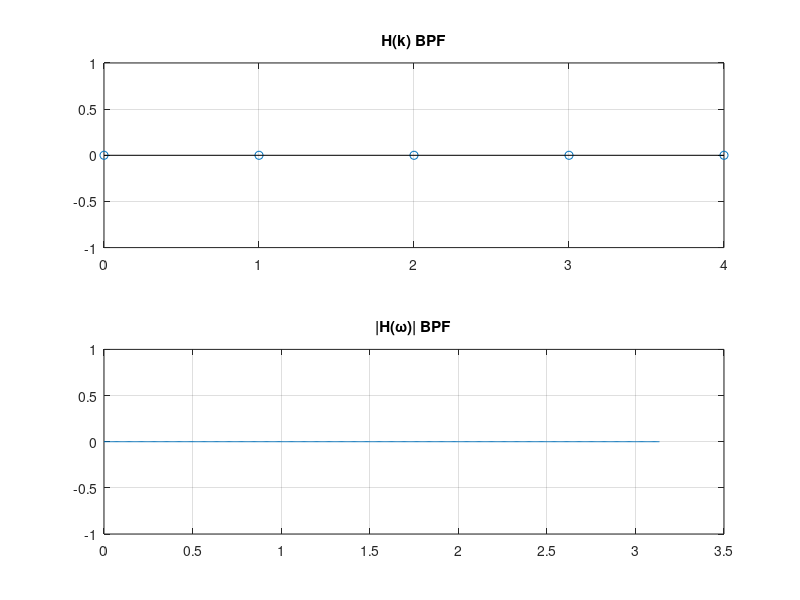
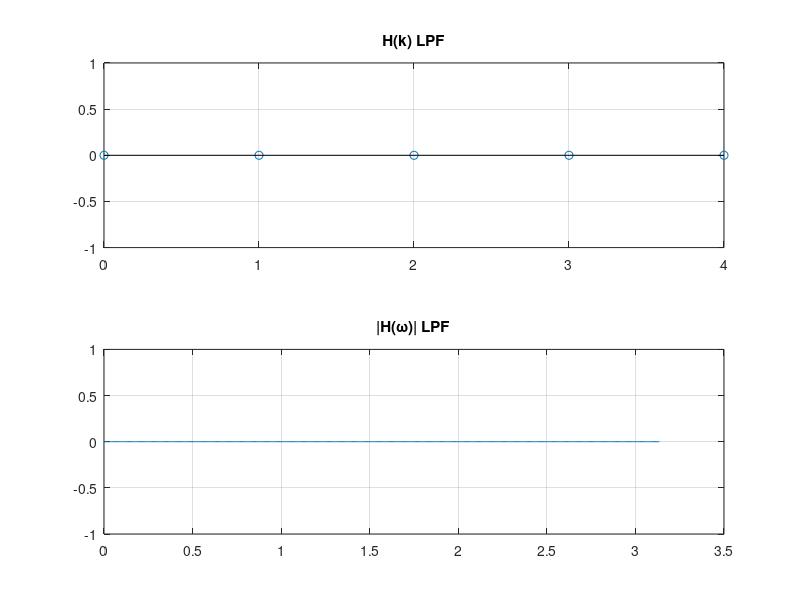
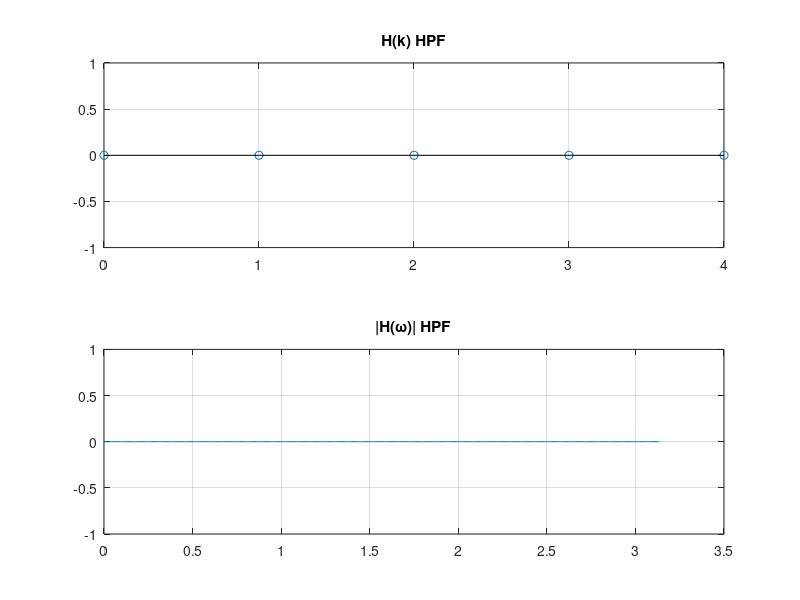
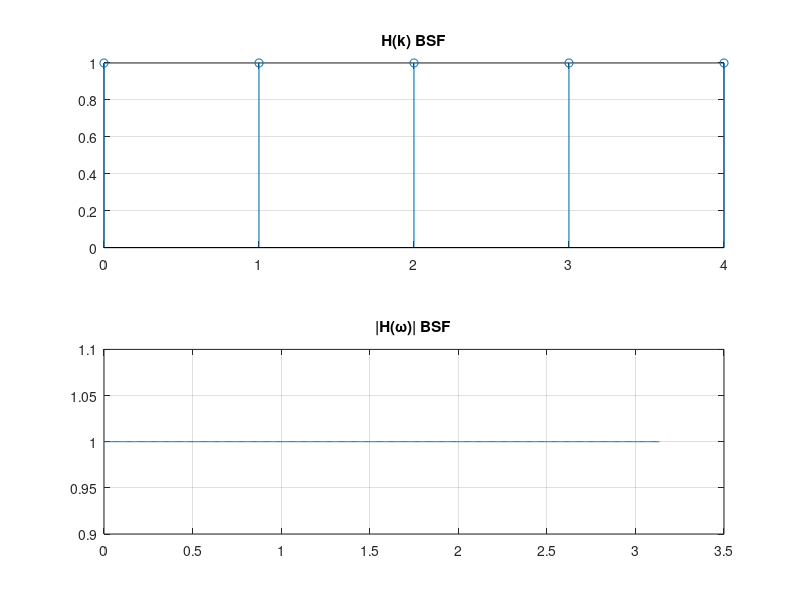

The MATLAB source for these figures, in order:
N = input('N: ');
wc1 = input('wc1: ');
wc2 = input('wc2: ');

fprintf('Band Pass Filter -> N = %d, wc1 = %.2f, wc2 = %.2f\n', N, wc1, wc2);

k = 0:N-1;
wk = 2*pi*k/N;

Hk = zeros(1, N);
Hk((wk >= wc1 & wk <= wc2) | (wk >= (2*pi - wc2) & wk <= (2*pi - wc1))) = 1;

h = real(ifft(Hk));
disp(h);

figure;
subplot(2,1,1);
stem(k, abs(Hk));
title('H(k) BPF'); grid on

[H, w] = freqz(h, 1, 512);
subplot(2,1,2);
plot(w, abs(H));
title('|H(\omega)| BPF'); grid on

N = input('N: ');
wc1 = input('wc1: ');
wc2 = input('wc2: ');

fprintf('Low Pass Filter -> N = %d, wc1 = %.2f, wc2 = %.2f\n', N, wc1, wc2);

k = 0:N-1;
wk = 2*pi*k/N;

Hk = zeros(1, N);
Hk((wk >= wc1 & wk <= wc2) | (wk >= (2*pi - wc2) & wk <= (2*pi - wc1))) = 1;

h = real(ifft(Hk));
disp(h);

figure;
subplot(2,1,1);
stem(k, abs(Hk));
title('H(k) LPF'); grid on

[H, w] = freqz(h, 1, 512);
subplot(2,1,2);
plot(w, abs(H));
title('|H(\omega)| LPF'); grid on

N = input('N: ');
wc1 = input('wc1: ');
wc2 = input('wc2: ');

fprintf('High Pass Filter -> N = %d, wc1 = %.2f, wc2 = %.2f\n', N, wc1, wc2);

k = 0:N-1;
wk = 2*pi*k/N;

Hk = zeros(1, N);
Hk((wk >= wc1 & wk <= wc2) | (wk >= (2*pi - wc2) & wk <= (2*pi - wc1))) = 1;

h = real(ifft(Hk));
disp(h);

figure;
subplot(2,1,1);
stem(k, abs(Hk));
title('H(k) HPF'); grid on

[H, w] = freqz(h, 1, 512);
subplot(2,1,2);
plot(w, abs(H));
title('|H(\omega)| HPF'); grid on

N = input('N: ');
wc1 = input('wc1: ');
wc2 = input('wc2: ');

fprintf('Band Stop Filter -> N = %d, wc1 = %.2f, wc2 = %.2f\n', N, wc1, wc2);

k = 0:N-1;
wk = 2*pi*k/N;

Hk = zeros(1, N);
Hk(~((wk >= wc1 & wk <= wc2) | (wk >= (2*pi - wc2) & wk <= (2*pi - wc1)))) = 1;

h = real(ifft(Hk));
disp(h);

figure;
subplot(2,1,1);
stem(k, abs(Hk));
title('H(k) BSF'); grid on

[H, w] = freqz(h, 1, 512);
subplot(2,1,2);
plot(w, abs(H));
title('|H(\omega)| BSF'); grid on

